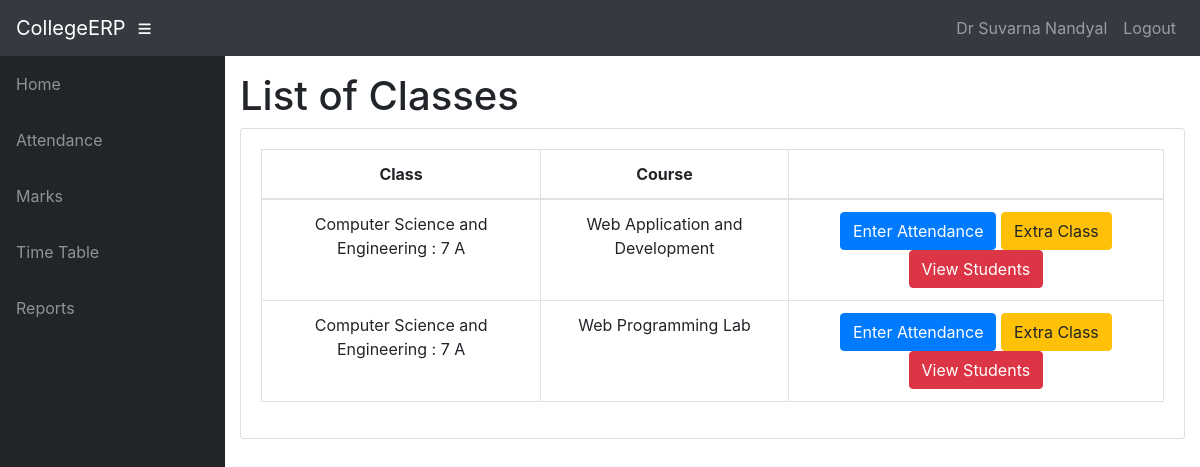
Screenshot of /info/teacher/NM/1/Classes/ (signed in) with the database file from the repository.
### info/models.py (models this page shows, shortened)
class User(AbstractUser):
    @property
    def is_student(self):
        if hasattr(self, 'student'):
            return True
        return False
    @property
    def is_teacher(self):
        if hasattr(self, 'teacher'):
            return True
        return False

class Teacher(models.Model):
    user = models.OneToOneField(User, on_delete=models.CASCADE, null=True)
    id = models.CharField(primary_key=True, max_length=100)
    dept = models.ForeignKey(Dept, on_delete=models.CASCADE, default=1)
    name = models.CharField(max_length=100)
    sex = models.CharField(max_length=50, choices=sex_choice, default='Male')
    DOB = models.DateField(default='1980-01-01')

class Assign(models.Model):
    class_id = models.ForeignKey(Class, on_delete=models.CASCADE)
    course = models.ForeignKey(Course, on_delete=models.CASCADE)
    teacher = models.ForeignKey(Teacher, on_delete=models.CASCADE)
    class Meta:
        unique_together = (('course', 'class_id', 'teacher'),)

class Class(models.Model):
    id = models.CharField(primary_key='True', max_length=100)
    dept = models.ForeignKey(Dept, on_delete=models.CASCADE)
    section = models.CharField(max_length=100)
    sem = models.IntegerField()
    class Meta:
        verbose_name_plural = 'classes'
    def __str__(self):
        d = Dept.objects.get(name=self.dept)
        return '%s : %d %s' % (d.name, self.sem, self.section)

class Dept(models.Model):
    id = models.CharField(primary_key='True', max_length=100)
    name = models.CharField(max_length=200)
    def __str__(self):
        return self.name

class Course(models.Model):
    dept = models.ForeignKey(Dept, on_delete=models.CASCADE)
    id = models.CharField(primary_key='True', max_length=50)
    name = models.CharField(max_length=50)
    shortname = models.CharField(max_length=50, default='X')
    def __str__(self):
        return self.name

### info/views.py (the view)
# urls.py: path('teacher/<slug:teacher_id>/<int:choice>/Classes/', views.t_clas, name='t_clas'),
@login_required
def t_clas(request, teacher_id, choice):
    teacher1 = get_object_or_404(Teacher, id=teacher_id)
    return render(request, 'info/t_clas.html', {'teacher1': teacher1, 'choice': choice})

### info/templates/info/t_clas.html
{% extends 'info/base.html' %}
{% block content %}
    <h1>List of Classes</h1>
    <div class="card mb-3">
            <div class="card-body">
              <div class="table-responsive">
                <table class="table table-bordered text-center" id="dataTable" width="100%" cellspacing="0">
                  <thead>
                    <tr>
                        <th>Class</th>
                        <th>Course</th>
                        <th></th>
                    </tr>
                  </thead>
                  <tbody>
                    {% for ass in teacher1.assign_set.all %}
                    <tr>
                        <td>{{ ass.class_id }}</td>
                        <td>{{ ass.course }}</td>
                        <td>
                            {% if choice == 1 %}
                                <a class="btn btn-primary" href="{% url 't_class_date' ass.id %}" role="button">Enter Attendance</a>
                                <a class="btn btn-warning" href="{% url 't_extra_class' ass.id %}">Extra Class</a>
                                <a class="btn btn-danger" href="{% url 't_student' ass.id %}">View Students</a>
                            {% elif choice == 2 %}
                                <a class="btn btn-primary" href="{% url 't_marks_list' ass.id %}" role="button">Enter Marks</a>
                                <a class="btn btn-danger" href="{% url 't_student_marks' ass.id %}">View Students</a>
                            {% elif choice == 3 %}
                                <a class="btn btn-danger" href="{% url 't_report' ass.id %}">Generate reports</a>
                            {% endif %}
                        </td>
                    </tr>
                    {% empty %}
                            <p>teacher has no courses</p>
                    {% endfor %}
                  </tbody>
                </table>
              </div>
    </div>
{% endblock %}

### info/templates/info/base.html (shortened to what this page needs)
<!DOCTYPE html>
<html lang="en">
  <head>
      {% load static %}
    <link href="{% static '/info/bootstrap/vendor/bootstrap/css/bootstrap.min.css' %}" rel="stylesheet">
    <link href="{% static '/info/bootstrap/vendor/fontawesome-free/css/all.min.css' %}" rel="stylesheet" type="text/css">
    <link href="{% static '/info/bootstrap/vendor/datatables/dataTables.bootstrap4.css' %}" rel="stylesheet">
    <link href="{% static '/info/bootstrap/css/sb-admin.css' %}" rel="stylesheet">
  </head>
  <body id="page-top">
    <nav class="navbar navbar-expand navbar-dark bg-dark static-top">
      <a class="navbar-brand mr-1" href="{% url 'index' %}">CollegeERP</a>
      <button class="btn btn-link btn-sm text-white order-1 order-sm-0" id="sidebarToggle" href="#">
        <i class="fas fa-bars"></i>
      </button>
        <div class="collapse navbar-collapse" id="navbarResponsive">
          <ul class="navbar-nav ml-auto">
            <li class="nav-item">
                {% if request.user.is_student %}
                    <a class="nav-link text-capitalize">{{ request.user.student.name }}</a>
                {% elif request.user.is_teacher %}
                    <a class="nav-link text-capitalize">{{ request.user.teacher.name }}</a>
                {% endif %}
            </li>
            <li class="nav-item">
                <a class="nav-link" href="#" data-toggle="modal" data-target="#logoutModal">Logout</a>
            </li>
          </ul>
        </div>
    </nav>
    <div id="wrapper">
      <ul class="sidebar navbar-nav">
            <li class="nav-item">
              <a class="nav-link" href="{% url 'index' %}">
                <span>Home</span>
              </a>
            </li>
        {% if request.user.is_student %}
            <li class="nav-item">
              <a class="nav-link" href="{% url 'attendance' request.user.student.USN %}">
                <span>Attendance</span>
              </a>
            </li>
            <li class="nav-item">
              <a class="nav-link" href="{% url 'attendance' request.user.student.USN %}">
                <span>Attendance By Subject</span>
              </a>
            </li>
            <li class="nav-item">
              <a class="nav-link" href="{% url 'marks_list' request.user.student.USN %}">
                <span>Marks</span>
              </a>
            </li>
              <li class="nav-item">
              <a class="nav-link" href="{% url 'timetable' request.user.student.class_id_id %}">
                <span>Time Table</span>
              </a>
            </li>
        {% elif request.user.is_teacher %}
            <li class="nav-item">
              <a class="nav-link" href="{% url 't_clas' request.user.teacher.id 1 %}">
                <span>Attendance</span>
              </a>
            </li>
            <li class="nav-item">
              <a class="nav-link" href="{% url 't_clas' request.user.teacher.id 2 %}">
                <span>Marks</span>
              </a>
            </li>
              <li class="nav-item">
              <a class="nav-link" href="{% url 't_timetable' request.user.teacher.id %}">
                <span>Time Table</span>
              </a>
            </li>
            <li class="nav-item">
              <a class="nav-link" href="{% url 't_clas' request.user.teacher.id 3 %}">
                <span>Reports</span>
              </a>
            </li>
        {% endif %}
      </ul>
      <div id="content-wrapper">
        <div class="container-fluid">
            {% block content %}
            {% endblock %}
        </div>
      </div>
    </div>
  </body>
</html>

### rows the page displays
User: user.teacher.name "Dr Suvarna Nandyal"
Assign: class_id "Computer Science and Engineering : 7 A", course "Web Application and Development"
Assign: class_id "Computer Science and Engineering : 7 A", course "Web Programming Lab"
